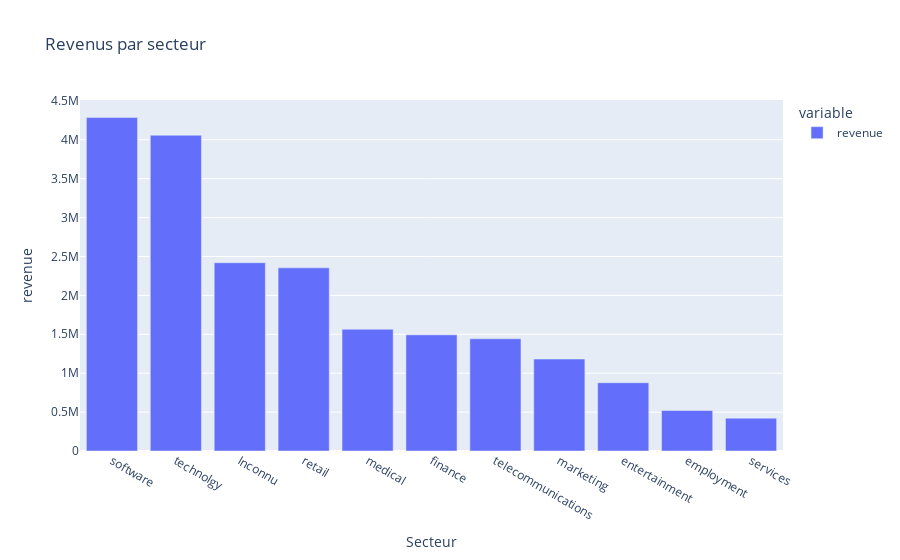

Here is the notebook cell this chart was saved with:
### Code cell
fig=px.bar(revenue_by_sector,title='Revenus par secteur', labels={"value":'revenue','sector':'Secteur'})

fig.show()

### Figure 1 — Plotly figure (JSON) as saved in the notebook; plotly's stock layout.template omitted (floating-point values rounded to 4 significant figures)
{"data": [{"alignmentgroup": "True", "hovertemplate": "variable=revenue<br>Secteur=%{x}<br>revenue=%{y}<extra></extra>", "legendgroup": "revenue", "marker": {"color": "#636efa", "pattern": {"shape": ""}}, "name": "revenue", "offsetgroup": "revenue", "orientation": "v", "showlegend": true, "textposition": "auto", "type": "bar", "x": ["software", "technolgy", "Inconnu", "retail", "medical", "finance", "telecommunications", "marketing", "entertainment", "employment", "services"], "xaxis": "x", "y": [4286000.0, 4058000.0, 2419935, 2354000.0, 1564000.0, 1493000.0, 1442000.0, 1182000.0, 877000.0, 520200.0, 421900.0], "yaxis": "y"}], "layout": {"barmode": "relative", "legend": {"title": {"text": "variable"}, "tracegroupgap": 0}, "title": {"text": "Revenus par secteur"}, "xaxis": {"anchor": "y", "domain": [0, 1], "title": {"text": "Secteur"}}, "yaxis": {"anchor": "x", "domain": [0, 1], "title": {"text": "revenue"}}}}
